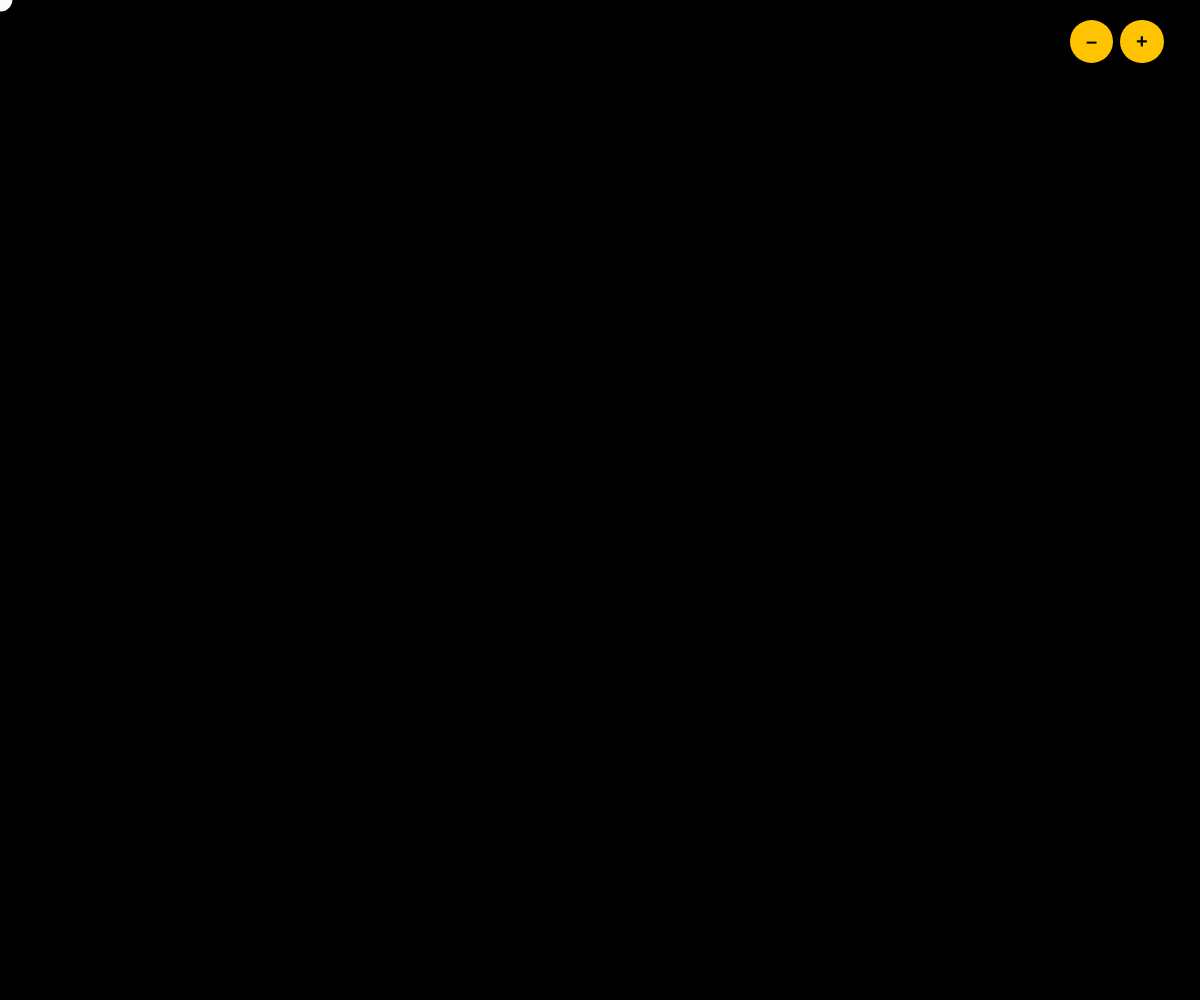
Frame 1 (no input)
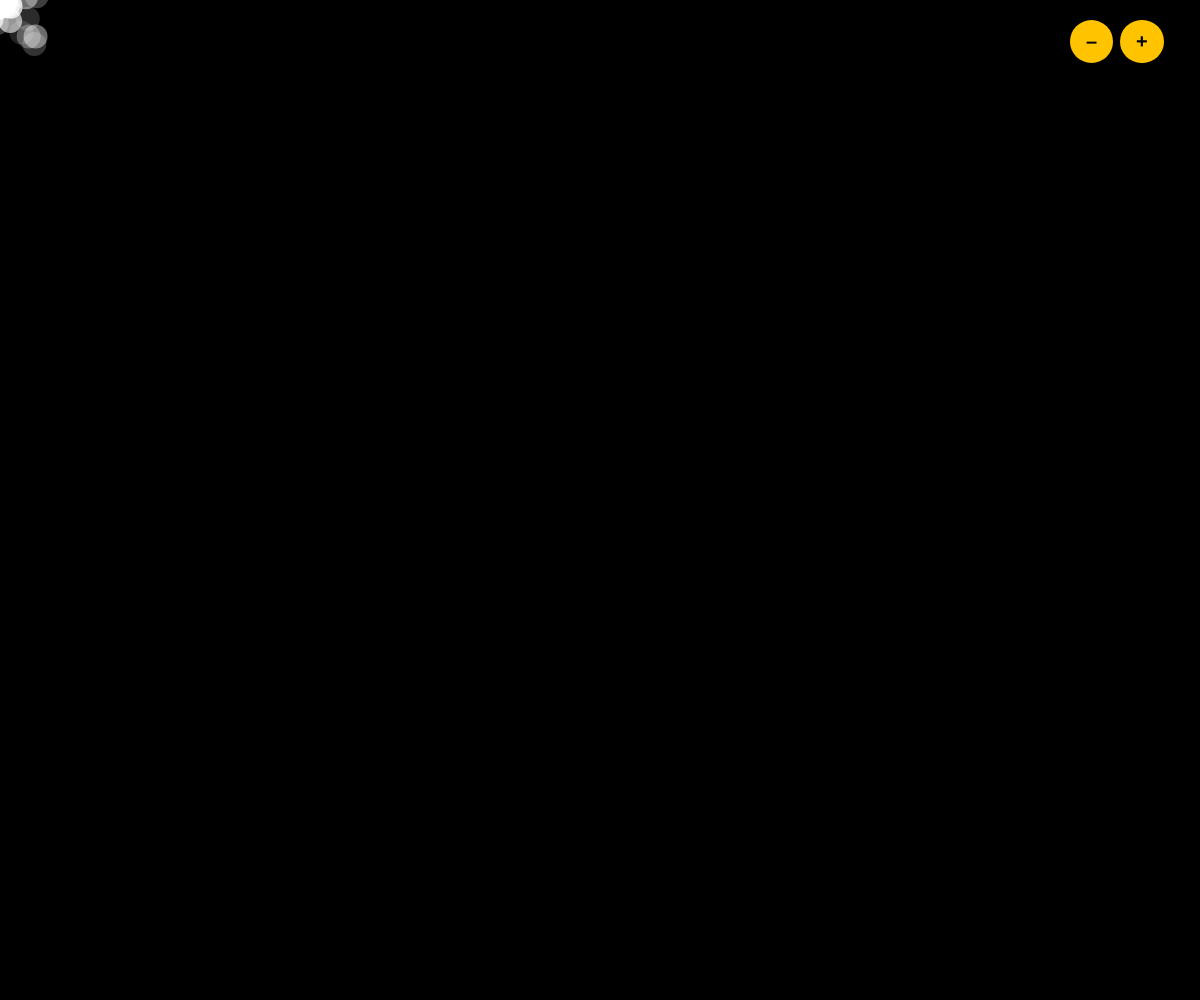
Frame 60 (no input)
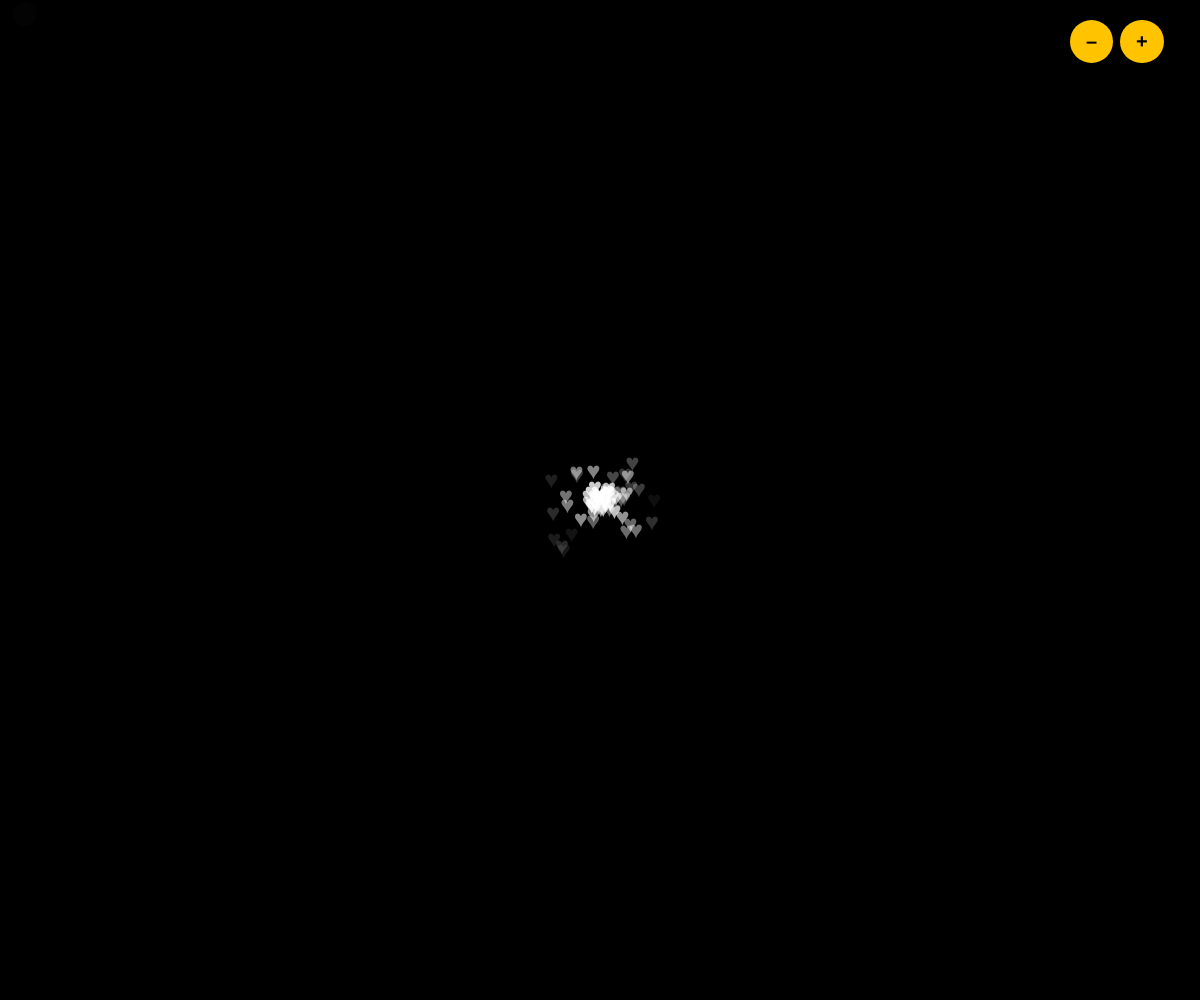
Frame 120 (the mouse pressed at the canvas centre since frame 60)

The p5.js sketch that drew these frames (run headless with seeded random() and noise() and a simulated clock; from frame 60 on, the mouse is pressed at the canvas centre):

// p5.js sketch
// ── sketch.js
let confettiParticles = [];
let displayMode = 0;
let confettiSize = 24;
let plusBtn, minusBtn, backBtn;

function setup() {
  createCanvas(windowWidth, windowHeight);
  textAlign(CENTER, CENTER);
  textSize(confettiSize);

  // Кнопка "+"
  plusBtn = createButton('+');
  plusBtn.position(windowWidth - 80, 20);
  styleButton(plusBtn);
  plusBtn.mousePressed(() => {
    confettiSize = min(confettiSize + 6, 80);
    textSize(confettiSize);
  });

  // Кнопка "−"
  minusBtn = createButton('–');
  minusBtn.position(windowWidth - 130, 20);
  styleButton(minusBtn);
  minusBtn.mousePressed(() => {
    confettiSize = max(confettiSize - 6, 8);
    textSize(confettiSize);
  });
}

function styleButton(btn) {
  btn.style('background-color', '#ffc300');
  btn.style('color', 'black');
  btn.style('border', 'none');
  btn.style('border-radius', '9999px');
  btn.style('padding', '10px 16px');
  btn.style('font-size', '20px');
  btn.style('font-weight', 'bold');
  btn.style('cursor', 'pointer');
}

function draw() {
  background(0);
  confettiParticles.push(new Confetti(mouseX, mouseY, displayMode));

  for (let i = confettiParticles.length - 1; i >= 0; i--) {
    let p = confettiParticles[i];
    p.update();
    p.show();
    if (p.isDead()) {
      confettiParticles.splice(i, 1);
    }
  }
}

function mousePressed() {
  displayMode = (displayMode + 1) % 4;
}

function windowResized() {
  resizeCanvas(windowWidth, windowHeight);
  plusBtn.position(windowWidth - 80, 20);
  minusBtn.position(windowWidth - 130, 20);
  backBtn.position(20, 20);
}

class Particle {
  constructor(x, y) {
    this.x = x;
    this.y = y;
    this.vx = random(-1, 1);
    this.vy = random(-1, 1);
    this.ax = 0;
    this.ay = 0;
    this.lifetime = 255;
    this.r = confettiSize / 2;
  }

  update() {
    this.vx += this.ax;
    this.vy += this.ay;
    this.x += this.vx;
    this.y += this.vy;
    this.lifetime -= 4;
  }

  isDead() {
    return this.lifetime < 0;
  }
}

class Confetti extends Particle {
  constructor(x, y, mode) {
    super(x, y);
    this.mode = mode;
  }

  show() {
    noStroke();
    textSize(confettiSize);

    if (this.mode === 3) {
      fill(255, 204, 0, this.lifetime);
      text("☀", this.x, this.y);
    } else {
      fill(255, this.lifetime);
      if (this.mode === 0) {
        ellipse(this.x, this.y, confettiSize);
      } else if (this.mode === 1) {
        text("♥", this.x, this.y);
      } else if (this.mode === 2) {
        text("✿", this.x, this.y);
      }
    }
  }
}

// ── style.css
html, body {
  margin: 0;
  padding: 0;
}
canvas {
  display: block;
}
html, body {
  margin: 0;
  padding: 0;
  font-family: 'Manrope', sans-serif;
  overflow: hidden;
  height: 100%;
  background: black;
}

/* Общий стиль кнопок */
.arrow-button, .top-left-button {
  position: absolute;
  background-color: #ddd;
  border: none;
  border-radius: 50%;
  width: 50px;
  height: 50px;
  font-size: 24px;
  font-weight: bold;
  color: #333;
  cursor: pointer;
  z-index: 10;
  transition: background 0.3s;
}

.arrow-button:hover, .top-left-button:hover {
  background-color: #bbb;
}

/* Стрелки по бокам */
.left-arrow {
  left: 20px;
  top: 50%;
  transform: translateY(-50%);
}

.right-arrow {
  right: 20px;
  top: 50%;
  transform: translateY(-50%);
}

/* Кнопка в левом верхнем углу */
.top-left-button {
  left: 20px;
  top: 20px;
  width: auto;
  padding: 0 15px;
  border-radius: 25px;
  font-size: 18px;
}
